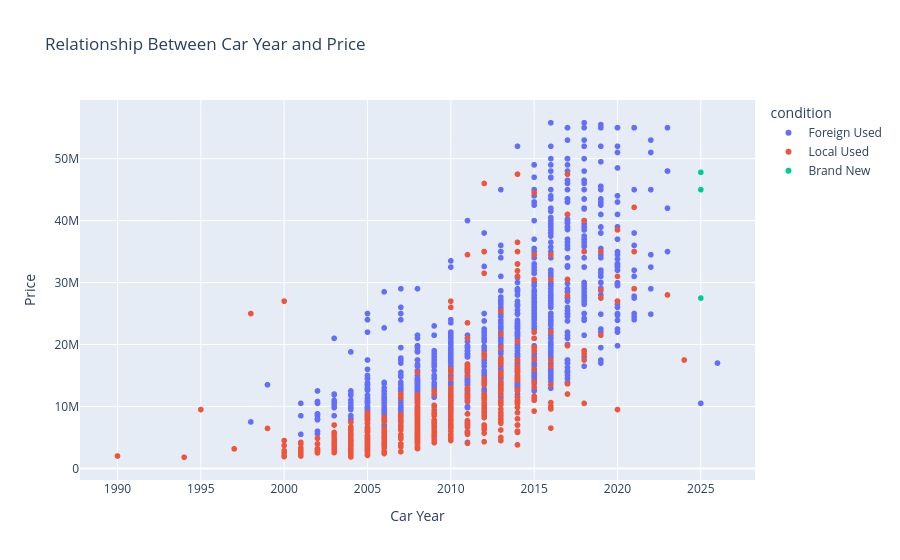

Notebook source saved alongside this figure:
### Code cell
fig = px.scatter(
    jiji,
    x="year",
    y="price",
    color="condition",
    title="Relationship Between Car Year and Price",
    labels={"year": "Car Year", "price": "Price"}
)

fig.show()

### Figure 1 — Plotly figure (JSON) as saved in the notebook; plotly's stock layout.template omitted (floating-point values rounded to 4 significant figures; data arrays with more than 128 entries replaced by an {"elided": "..."} marker saying what was removed)
{"data": [{"hovertemplate": "condition=Foreign Used<br>Car Year=%{x}<br>Price=%{y}<extra></extra>", "legendgroup": "Foreign Used", "marker": {"color": "#636efa", "symbol": "circle"}, "mode": "markers", "name": "Foreign Used", "showlegend": true, "type": "scattergl", "x": {"elided": "1272 float values"}, "xaxis": "x", "y": {"elided": "1272 int values"}, "yaxis": "y"}, {"hovertemplate": "condition=Local Used<br>Car Year=%{x}<br>Price=%{y}<extra></extra>", "legendgroup": "Local Used", "marker": {"color": "#EF553B", "symbol": "circle"}, "mode": "markers", "name": "Local Used", "showlegend": true, "type": "scattergl", "x": {"elided": "515 float values"}, "xaxis": "x", "y": {"elided": "515 int values"}, "yaxis": "y"}, {"hovertemplate": "condition=Brand New<br>Car Year=%{x}<br>Price=%{y}<extra></extra>", "legendgroup": "Brand New", "marker": {"color": "#00cc96", "symbol": "circle"}, "mode": "markers", "name": "Brand New", "showlegend": true, "type": "scattergl", "x": [2025.0, 2025.0, 2025.0], "xaxis": "x", "y": [27500000, 45000000, 47800000], "yaxis": "y"}], "layout": {"legend": {"title": {"text": "condition"}, "tracegroupgap": 0}, "title": {"text": "Relationship Between Car Year and Price"}, "xaxis": {"anchor": "y", "domain": [0, 1], "title": {"text": "Car Year"}}, "yaxis": {"anchor": "x", "domain": [0, 1], "title": {"text": "Price"}}}}
